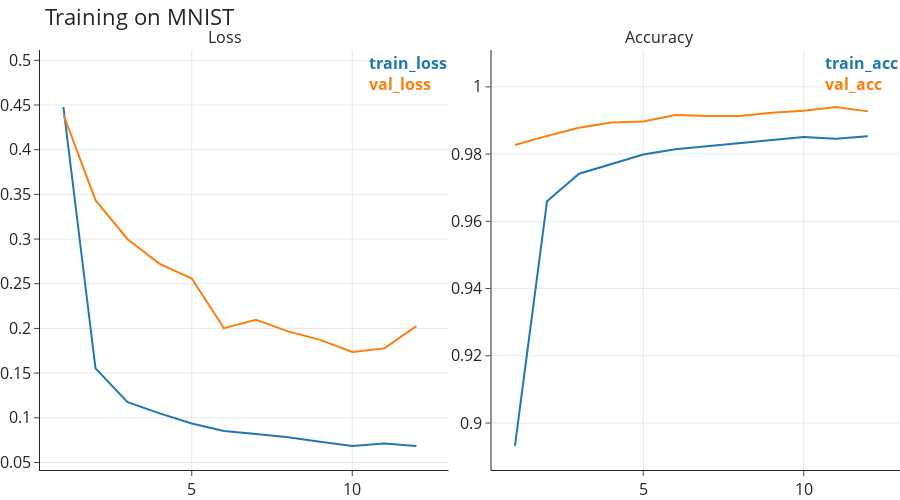

Source (notebook cell):
### Markdown cell above
### plotly

### Code cell
plot_history(history, title="Training on MNIST", engine="plotly")

### Figure 1 — Plotly figure (JSON) as saved in the notebook; plotly's stock layout.template omitted (floating-point values rounded to 4 significant figures)
{"data": [{"hovertemplate": "train_loss: %{y}", "legendgroup": "Loss", "line": {"color": "#1f77b4"}, "marker": {"size": 0.1}, "mode": "lines+markers", "name": "", "showlegend": false, "type": "scatter", "x": [1, 2, 3, 4, 5, 6, 7, 8, 9, 10, 11, 12], "xaxis": "x", "y": [0.4478, 0.1553, 0.1175, 0.105, 0.09372, 0.08527, 0.0819, 0.07829, 0.07309, 0.0685, 0.07119, 0.06845], "yaxis": "y"}, {"hovertemplate": "val_loss: %{y}", "legendgroup": "Loss", "line": {"color": "#ff7f0e"}, "marker": {"size": 0.1}, "mode": "lines+markers", "name": "", "showlegend": false, "type": "scatter", "x": [1, 2, 3, 4, 5, 6, 7, 8, 9, 10, 11, 12], "xaxis": "x", "y": [0.4393, 0.3435, 0.2998, 0.2722, 0.2559, 0.2003, 0.2096, 0.1967, 0.1872, 0.1737, 0.1777, 0.2026], "yaxis": "y"}, {"hovertemplate": "train_acc: %{y}", "legendgroup": "Accuracy", "line": {"color": "#1f77b4"}, "marker": {"size": 0.1}, "mode": "lines+markers", "name": "", "showlegend": false, "type": "scatter", "x": [1, 2, 3, 4, 5, 6, 7, 8, 9, 10, 11, 12], "xaxis": "x2", "y": [0.8932, 0.9659, 0.9741, 0.9769, 0.9799, 0.9814, 0.9823, 0.9831, 0.9841, 0.9851, 0.9846, 0.9853], "yaxis": "y2"}, {"hovertemplate": "val_acc: %{y}", "legendgroup": "Accuracy", "line": {"color": "#ff7f0e"}, "marker": {"size": 0.1}, "mode": "lines+markers", "name": "", "showlegend": false, "type": "scatter", "x": [1, 2, 3, 4, 5, 6, 7, 8, 9, 10, 11, 12], "xaxis": "x2", "y": [0.9827, 0.9854, 0.9878, 0.9894, 0.9897, 0.9916, 0.9913, 0.9913, 0.9923, 0.9929, 0.994, 0.9927], "yaxis": "y2"}], "layout": {"annotations": [{"font": {"size": 16}, "showarrow": false, "text": "Loss", "x": 0.2375, "xanchor": "right", "xref": "paper", "y": 1, "yanchor": "bottom", "yref": "paper"}, {"font": {"size": 16}, "showarrow": false, "text": "Accuracy", "x": 0.7625, "xanchor": "right", "xref": "paper", "y": 1, "yanchor": "bottom", "yref": "paper"}, {"align": "left", "bgcolor": "white", "showarrow": false, "text": "<span style=\"color:#1f77b4;\"><b>train_loss</b></span><br><span style=\"color:#ff7f0e;\"><b>val_loss</b></span>", "x": 13, "xanchor": "right", "xref": "x", "y": 0.4478, "yanchor": "bottom", "yref": "y", "yshift": 10}, {"align": "left", "bgcolor": "white", "showarrow": false, "text": "<span style=\"color:#1f77b4;\"><b>train_acc</b></span><br><span style=\"color:#ff7f0e;\"><b>val_acc</b></span>", "x": 13, "xanchor": "right", "xref": "x2", "y": 0.994, "yanchor": "bottom", "yref": "y2", "yshift": 10}], "font": {"size": 16}, "height": 500, "hovermode": "x unified", "margin": {"b": 0, "l": 0, "r": 0, "t": 50}, "title": {"text": "Training on MNIST"}, "width": 900, "xaxis": {"anchor": "y", "domain": [0, 0.475], "showgrid": true}, "xaxis2": {"anchor": "y2", "domain": [0.525, 1], "showgrid": true}, "yaxis": {"anchor": "x", "domain": [0, 1], "showgrid": true}, "yaxis2": {"anchor": "x2", "domain": [0, 1], "showgrid": true}}}
